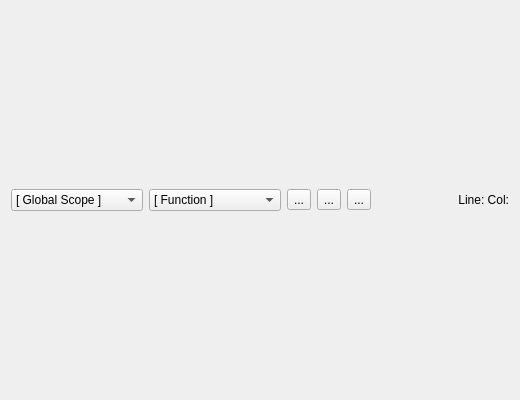
<?xml version="1.0" encoding="UTF-8"?>
<ui version="4.0">
 <class>ScriptEditor</class>
 <widget class="QWidget" name="ScriptEditor">
  <property name="geometry">
   <rect>
    <x>0</x>
    <y>0</y>
    <width>520</width>
    <height>400</height>
   </rect>
  </property>
  <property name="windowTitle">
   <string>Form</string>
  </property>
  <layout class="QGridLayout" name="gridLayout">
   <item row="0" column="0">
    <layout class="QHBoxLayout" name="horizontalLayout">
     <item>
      <widget class="QComboBox" name="namedScopeList">
       <item>
        <property name="text">
         <string>[ Global Scope ]</string>
        </property>
       </item>
      </widget>
     </item>
     <item>
      <widget class="QComboBox" name="functionList">
       <item>
        <property name="text">
         <string>[ Function ]</string>
        </property>
       </item>
      </widget>
     </item>
     <item>
      <widget class="QToolButton" name="searchButton">
       <property name="text">
        <string>...</string>
       </property>
       <property name="shortcut">
        <string>Ctrl+F</string>
       </property>
      </widget>
     </item>
     <item>
      <widget class="QToolButton" name="replaceButton">
       <property name="text">
        <string>...</string>
       </property>
      </widget>
     </item>
     <item>
      <widget class="QToolButton" name="gotoButton">
       <property name="text">
        <string>...</string>
       </property>
      </widget>
     </item>
     <item>
      <widget class="QLabel" name="positionLabel">
       <property name="text">
        <string>Line: Col:</string>
       </property>
       <property name="alignment">
        <set>Qt::AlignRight|Qt::AlignTrailing|Qt::AlignVCenter</set>
       </property>
      </widget>
     </item>
    </layout>
   </item>
  </layout>
  <action name="actionSearch">
   <property name="text">
    <string>Search</string>
   </property>
   <property name="shortcut">
    <string>Ctrl+F</string>
   </property>
  </action>
  <action name="actionReplace">
   <property name="text">
    <string>Replace</string>
   </property>
   <property name="shortcut">
    <string>Ctrl+H</string>
   </property>
  </action>
  <action name="actionGo_To">
   <property name="text">
    <string>Go To</string>
   </property>
   <property name="shortcut">
    <string>Ctrl+G</string>
   </property>
  </action>
 </widget>
 <resources/>
 <connections/>
</ui>
